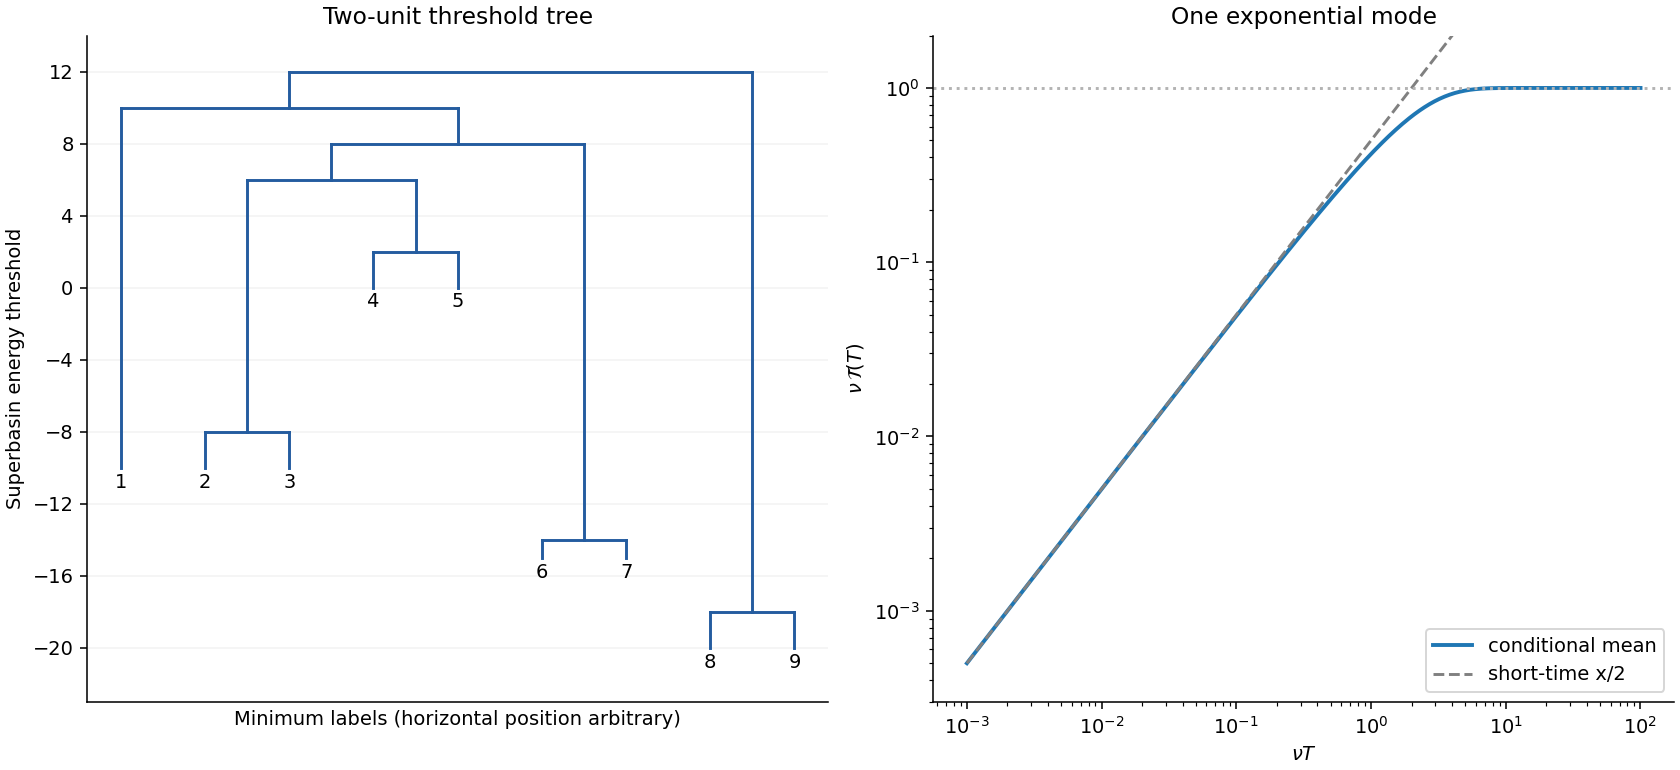

Reproduce this figure in Python.
"""Original explanatory figure. Python 3.14, numpy 2.3.5, matplotlib 3.10.7.
Run through the root Makefile; the PNG basename is written to the current directory.
"""
from pathlib import Path
import sys
sys.path.insert(0,str(Path(__file__).resolve().parents[2]))
import numpy as np
import matplotlib.pyplot as plt
from matplotlib.patches import Circle, Polygon
from tools.chemistry_diagram import bond, atom, ring, wedge, curly, flow, finish, save
plt.rcParams.update({'font.size':10,'axes.spines.top':False,'axes.spines.right':False})
fig,axs=plt.subplots(1,2,figsize=(12,5.5),layout='constrained');a=axs[0]
energy={1:-10,2:-10,3:-10,4:0,5:0,6:-15,7:-15,8:-20,9:-20};order=[1,2,3,4,5,6,7,8,9];nodes={i:(float(j),energy[i]) for j,i in enumerate(order)}
# Each cluster is represented by its current horizontal centre and merge height.
def merge(keys,new,height):
 vals=[nodes.pop(k) for k in keys]
 for x,y in vals:a.plot([x,x],[y,height],c='#245c9f')
 a.plot([min(v[0] for v in vals),max(v[0] for v in vals)],[height,height],c='#245c9f');nodes[new]=(np.mean([v[0] for v in vals]),height)
for i,x in enumerate(order):a.text(i,energy[x]-1.1,str(x),ha='center',fontsize=10)
merge([8,9],'89',-18);merge([6,7],'67',-14);merge([2,3],'23',-8);merge([4,5],'45',2);merge(['23','45'],'2345',6);merge(['2345','67'],'234567',8);merge([1,'234567'],'allbut89',10);merge(['allbut89','89'],'all',12)
a.set(xlabel='Minimum labels (horizontal position arbitrary)',ylabel='Superbasin energy threshold',title='Two-unit threshold tree',ylim=(-23,14));a.set_xticks([]);a.set_yticks(np.arange(-20,13,4));a.grid(axis='y',alpha=.15)
a=axs[1];x=np.logspace(-3,2,400);mean=1-x/np.expm1(x);a.loglog(x,mean,lw=2,label='conditional mean');a.loglog(x,x/2,ls='--',c='0.5',label='short-time x/2');a.axhline(1,c='0.7',ls=':');a.set(xlabel=r'$\nu T$',ylabel=r'$\nu\,\mathcal{T}(T)$',title='One exponential mode',ylim=(3e-4,2));a.legend()
save(fig,'paper-2-disconnectivity.png')
